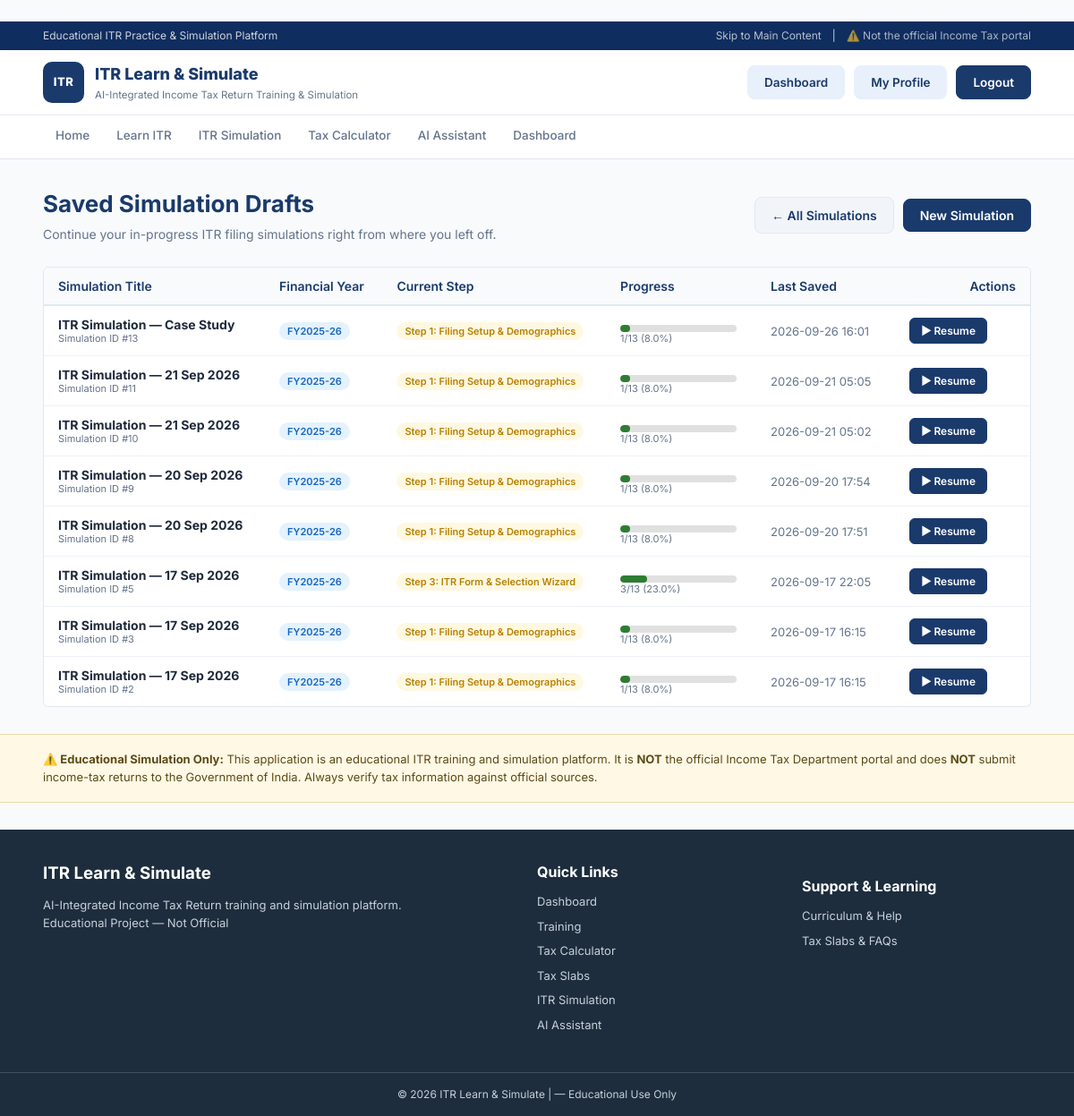
The page /drafts (signed in) on the database its author committed.
### tables this page shows
CREATE TABLE simulations (
            id INTEGER PRIMARY KEY AUTOINCREMENT,
            user_id INTEGER NOT NULL,
            title TEXT NOT NULL,
            financial_year TEXT DEFAULT 'FY2025-26',
            regime TEXT DEFAULT 'new',
            current_step INTEGER DEFAULT 1,
            total_steps INTEGER DEFAULT 13,
            status TEXT DEFAULT 'draft',
            simulation_data TEXT,
            tax_result TEXT,
            created_at TEXT DEFAULT CURRENT_TIMESTAMP,
            updated_at TEXT DEFAULT CURRENT_TIMESTAMP,
            FOREIGN KEY (user_id) REFERENCES users(id)
        );

### app.py (the view)
@app.route("/drafts")
@login_required
def drafts():
    conn = get_db()
    all_drafts = conn.execute(
        "SELECT * FROM simulations WHERE user_id = ? AND status = 'draft' "
        "ORDER BY updated_at DESC",
        (session["user_id"],)
    ).fetchall()
    conn.close()
    return render_template("drafts.html", drafts=all_drafts, steps=SIMULATION_STEPS)

### app.py (called while the page is built)
def get_db():
    conn = sqlite3.connect(DATABASE_PATH)
    conn.row_factory = sqlite3.Row
    return conn

def login_required(f):
    from functools import wraps
    @wraps(f)
    def decorated(*args, **kwargs):
        if "user_id" not in session:
            flash("Please log in to continue.", "info")
            return redirect(url_for("login"))
        return f(*args, **kwargs)
    return decorated

### templates/drafts.html (shortened to what this page needs)
{% extends "base.html" %}
{% block content %}
<div class="page-container">
    <div class="page-header">
        <div>
            <h1> Saved Simulation Drafts</h1>
            <p>Continue your in-progress ITR filing simulations right from where you left off.</p>
        </div>
        <div class="header-actions">
            <a href="{{ url_for('simulation') }}" class="btn btn-secondary">
                ← All Simulations
            </a>
            <button type="button" class="btn btn-primary" onclick="document.getElementById('newDraftModal').style.display='flex'">
                 New Simulation
            </button>
        </div>
    </div>
    {% if drafts %}
    <div class="table-responsive">
        <table class="data-table">
            <thead>
                <tr>
                    <th>Simulation Title</th>
                    <th>Financial Year</th>
                    <th>Current Step</th>
                    <th>Progress</th>
                    <th>Last Saved</th>
                    <th style="text-align: right;">Actions</th>
                </tr>
            </thead>
            <tbody>
                {% for draft in drafts %}
                <tr>
                    <td>
                        <strong>{{ draft.title }}</strong>
                        <div class="text-muted text-xs">Simulation ID #{{ draft.id }}</div>
                    </td>
                    <td>
                        <span class="badge badge-info">{{ draft.financial_year }}</span>
                    </td>
                    <td>
                        <span class="badge badge-warning">
                            Step {{ draft.current_step }}: {{ steps[draft.current_step - 1].title if draft.current_step <= steps|length else 'In Progress' }}
                        </span>
                    </td>
                    <td>
                        <div class="progress-bar-wrap" style="width: 130px;">
                            <div class="progress-bar" style="width: {{ ((draft.current_step / 13) * 100)|round }}%;"></div>
                        </div>
                        <span class="text-xs text-muted">{{ draft.current_step }}/13 ({{ ((draft.current_step / 13) * 100)|round }}%)</span>
                    </td>
                    <td>
                        <span class="text-sm text-muted">{{ draft.updated_at[:16].replace('T', ' ') }}</span>
                    </td>
                    <td style="text-align: right;">
                        <div class="action-btn-group">
                            <a href="{{ url_for('simulation_step', sim_id=draft.id, step=draft.current_step) }}" class="btn btn-sm btn-primary">
                                ▶ Resume
                            </a>
                            <form method="POST" action="{{ url_for('simulation_delete', sim_id=draft.id) }}" style="display:inline;" onsubmit="return confirm('Are you sure you want to discard this draft?');">
                                <button type="submit" class="btn btn-sm btn-danger-outline" title="Delete Draft">
                                </button>
                            </form>
                        </div>
                    </td>
                </tr>
                {% endfor %}
            </tbody>
        </table>
    </div>
    {% endif %}
</div>
{% endblock %}

### rows shown on the page
simulations: title "ITR Simulation — Case Study", id "13", financial_year "FY2025-26", current_step "1", current_step "Filing Setup & Demographics", ((draft.current_step/13)*100)|round "8.0", updated_at "2026-09-26 16:01"
simulations: title "ITR Simulation — 21 Sep 2026", id "11", financial_year "FY2025-26", current_step "1", current_step "Filing Setup & Demographics", ((draft.current_step/13)*100)|round "8.0", updated_at "2026-09-21 05:05"
simulations: title "ITR Simulation — 21 Sep 2026", id "10", financial_year "FY2025-26", current_step "1", current_step "Filing Setup & Demographics", ((draft.current_step/13)*100)|round "8.0", updated_at "2026-09-21 05:02"
simulations: title "ITR Simulation — 20 Sep 2026", id "9", financial_year "FY2025-26", current_step "1", current_step "Filing Setup & Demographics", ((draft.current_step/13)*100)|round "8.0", updated_at "2026-09-20 17:54"
simulations: title "ITR Simulation — 20 Sep 2026", id "8", financial_year "FY2025-26", current_step "1", current_step "Filing Setup & Demographics", ((draft.current_step/13)*100)|round "8.0", updated_at "2026-09-20 17:51"
simulations: title "ITR Simulation — 17 Sep 2026", id "5", financial_year "FY2025-26", current_step "3", current_step "ITR Form & Selection Wizard", ((draft.current_step/13)*100)|round "23.0", updated_at "2026-09-17 22:05"
simulations: title "ITR Simulation — 17 Sep 2026", id "3", financial_year "FY2025-26", current_step "1", current_step "Filing Setup & Demographics", ((draft.current_step/13)*100)|round "8.0", updated_at "2026-09-17 16:15"
simulations: title "ITR Simulation — 17 Sep 2026", id "2", financial_year "FY2025-26", current_step "1", current_step "Filing Setup & Demographics", ((draft.current_step/13)*100)|round "8.0", updated_at "2026-09-17 16:15"
